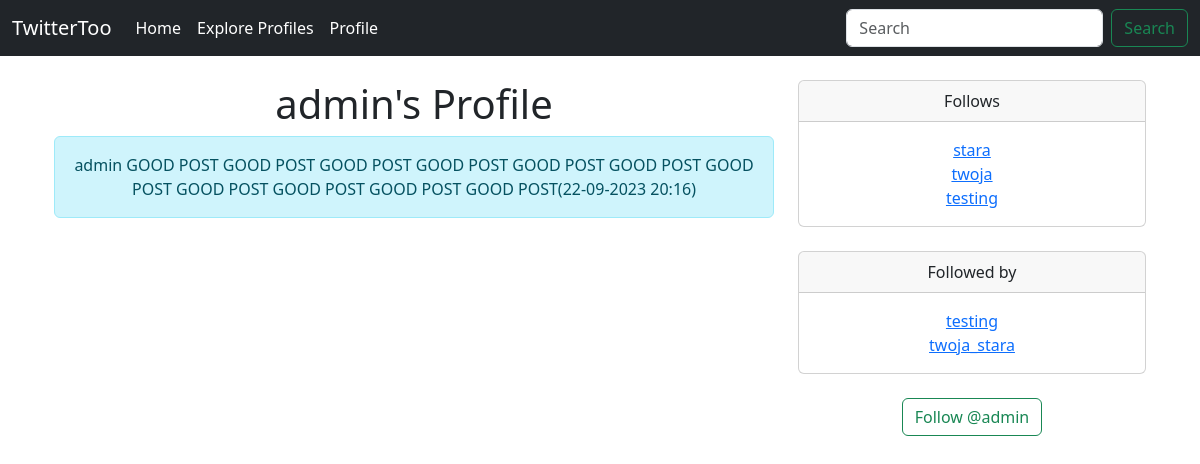
Screenshot of /profile/1 (signed in) with the database file from the repository.
### TwitterToo/models.py (models this page shows)
class Profile(models.Model):
    user = models.OneToOneField(User, on_delete=models.CASCADE)
    follows = models.ManyToManyField(
        'self',
        related_name='followed_by',
        symmetrical=False,
        blank=True,
    )
    last_active_date = models.DateTimeField(User, auto_now=True)
    def __str__(self) -> str:
        return self.user.username

class Tweet(models.Model):
    user = models.ForeignKey(
        to=User,
        related_name='tweets',
        on_delete=models.DO_NOTHING
    )
    body = models.CharField(max_length=200)
    created_at = models.DateTimeField(auto_now_add=True)
    def __str__(self) -> str:
        return(
            f'{self.user} '
            f'{self.body}'
            f'({self.created_at:%d-%m-%Y %H:%M})'
        )

### TwitterToo/views.py (the view, shortened to what this page needs)
# urls.py: path('profile/<int:pk>', views.profile, name='profile'),
def profile(request, pk):
    if request.user.is_authenticated:
        profile = Profile.objects.get(user_id=pk)
        tweets = Tweet.objects.filter(user_id=pk).order_by('-created_at')
        return render(request, 'profile.html', {'profile': profile,'tweets': tweets})
    else:
        messages.success(request, ('You must be logged in to view this page!'))
        return redirect('home')

### TwitterToo/templates/profile.html (shortened to what this page needs)
{% extends 'base.html' %}
{% block content %}
  {% if profile %}
    <div class="container text-center">
      <div class="row">
        <div class="col-md-8">
          <h1>{{ profile.user.username }}'s Profile</h1>
          {% if tweets %}
            {% for tweet in tweets %}
              <div class="alert alert-info" role="alert">
                {{ tweet }}
              </div>
              <br>
            {% endfor %}
          {% endif %}
        </div>
        <div class="col-md-4">
          <div class="card">
            <div class="card-header">
              Follows
            </div>
            <div class="card-body">
              <p class="card-text">
                {% for follow in profile.follows.all %}
                  <a href="{% url 'profile' follow.user.id %}">
                    {{ follow }}
                  </a><br/>
                {% endfor %}
              </p>
            </div>
          </div>
          <br>
          <div class="card">
            <div class="card-header">
              Followed by
            </div>
            <div class="card-body">
              <p class="card-text">
                {% for follow in profile.followed_by.all %}
                  <a href="{% url 'profile' follow.user.id %}">
                    {{ follow }}
                  </a><br/>
                {% endfor %}
              </p>
            </div>
          </div>
          <br>
          <form method="POST">
            {% if profile in user.profile.follows.all %}
              <button class="btn btn-outline-danger" name="follow" value="unfollow" type="submit">
                Unfollow @{{ profile.user.username|lower }}
              </button>
            {% else %}
              <button class="btn btn-outline-success" name="follow" value="follow" type="submit">
                Follow @{{ profile.user.username|lower }}
              </button>
            {% endif %}
          </form>
        </div>
      </div>
    </div>
  {% endif %}
{% endblock %}

### rows the page displays
Profile: user.username "admin"
Tweet: user+body+created_at "admin GOOD POST GOOD POST GOOD POST GOOD POST GOOD POST GOOD POST GOOD POST GOOD POST GOOD POST GOOD POST GOOD POST(22-09-2023 20:16)"
Profile: user.username "stara"
Profile: user.username "twoja"
Profile: user.username "testing"
Profile: user.username "twoja_stara"
